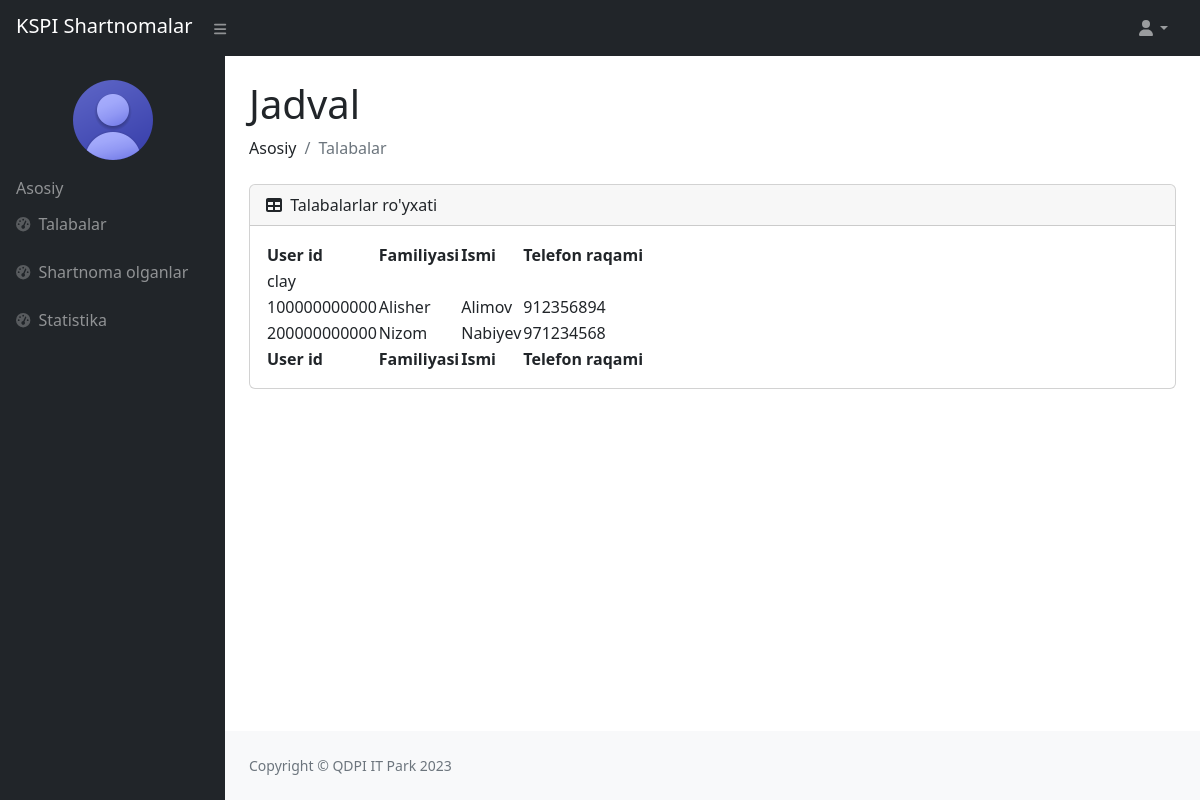
The page /dekanat_talaba/ (signed in) on the database as committed earlier.
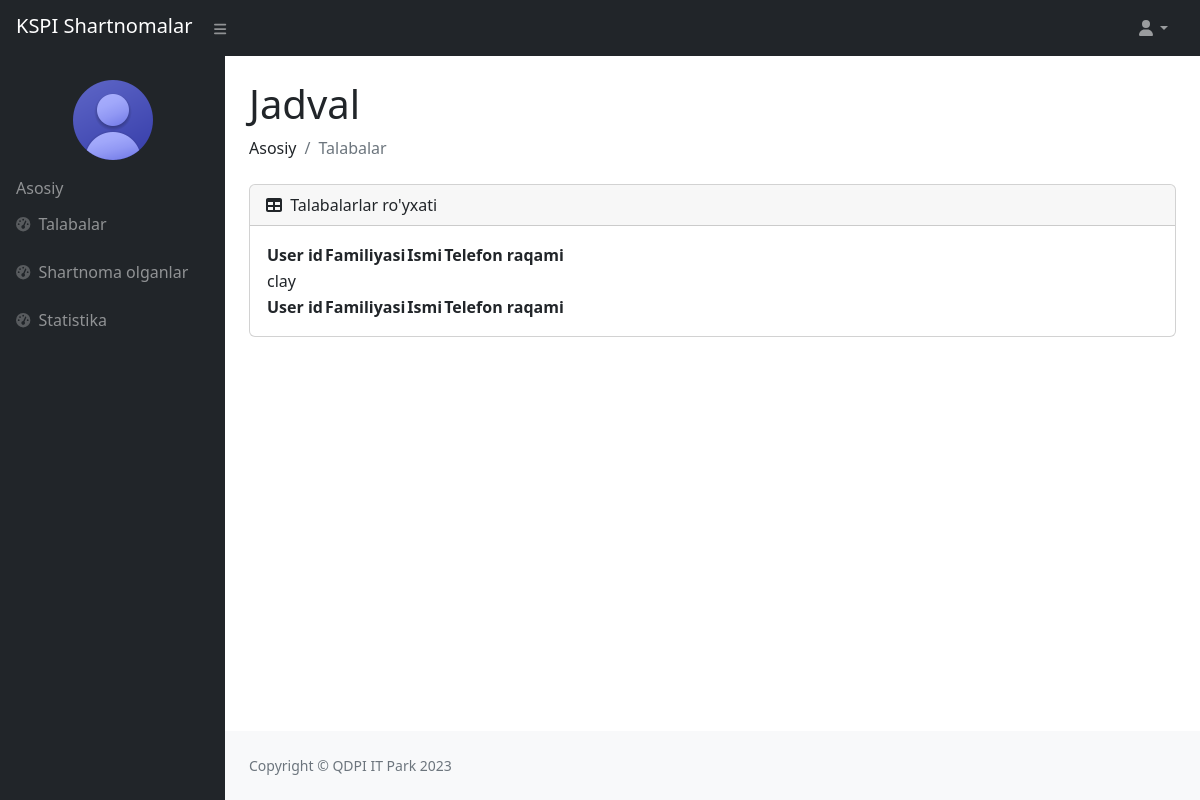
The same page on the database as committed later.
### users/models.py (models this page shows)
class User(AbstractUser):
    sharif = models.CharField(max_length=100)
    t_yil = models.CharField(max_length=100, blank=True)
    t_nomer = models.CharField(max_length=200)
    k_yil = models.CharField(max_length=200, blank=True)
    gender = models.CharField(max_length=100, blank=True)
    talim_turi = models.CharField(max_length=100, blank=True)
    fakultet = models.CharField(max_length=100, blank=True)
    yonalish = models.CharField(max_length=100, blank=True)
    kurs = models.CharField(max_length=10, blank=True)
    guruh = models.CharField(max_length=100, blank=True)
    viloyat = models.CharField(max_length=100)
    tuman = models.CharField(max_length=100)
    mfy = models.CharField(max_length=100, blank=True)
    kocha_uy = models.CharField(max_length=100)
    lavozim = models.CharField(max_length=100, blank=True)
    dekanat_fakultet = models.CharField(max_length=100, blank=True)
    dekanat_kafedra = models.CharField(max_length=100, blank=True)
    parol = models.CharField(max_length=100)

### users/views.py (the view)
# urls.py: path('dekanat_talaba/', dekanat_talaba, name='dekanat_talaba'),
@csrf_exempt
def dekanat_talaba(request):
    fakultet = request.user.dekanat_fakultet
    talaba = User.objects.filter(fakultet=fakultet)
    contex = {
        'talaba':talaba,
    }
    return render(request, 'adminlar/dekanat/talaba.html', contex)

### templates/adminlar/dekanat/talaba.html (shortened to what the changed rows need)
{% load static %}
<!DOCTYPE html>
<html lang="en">
<head>
    <link href="https://cdn.jsdelivr.net/npm/simple-datatables@7.1.2/dist/style.min.css" rel="stylesheet"/>
    <link rel="stylesheet" href="{% static '/superadmin/css/styles.css' %}">
</head>
<body class="sb-nav-fixed">
    {% if user.is_authenticated %}
    <div id="layoutSidenav">
        <div id="layoutSidenav_content">
            <main>
                <div class="container-fluid px-4">
                    <h1 class="mt-4">Jadval</h1>
                    <div class="card mb-4">
                        <div class="card-body">
                            <table id="datatablesSimple">
                                <thead>
                                    <tr>
                                        <th>User id</th>
                                        <th>Familiyasi</th>
                                        <th>Ismi</th>
                                        <th>Telefon raqami</th>
                                    </tr>
                                </thead>
                                <tfoot>
                                    <tr>
                                        <th>User id</th>
                                        <th>Familiyasi</th>
                                        <th>Ismi</th>
                                        <th>Telefon raqami</th>
                                    </tr>
                                </tfoot>
                                {% for t in talaba %}
                                    <tbody>
                                        <tr>
                                            <td>{{t.username}}</td>
                                            <td>{{t.first_name}}</td>
                                            <td>{{t.last_name}}</td>
                                            <td>{{t.t_nomer}}</td>
                                        </tr>
                                    </tbody>
                                {% endfor %}
                            </table>
                        </div>
                    </div>
                </div>
            </main>
        </div>
    </div>
    {% endif %}
</body>
</html>

Rows that differ between the two databases and show on the page:
removed User: username "100000000000", first_name "Alisher", last_name "Alimov", t_nomer "912356894"
removed User: username "200000000000", first_name "Nizom", last_name "Nabiyev", t_nomer "971234568"
